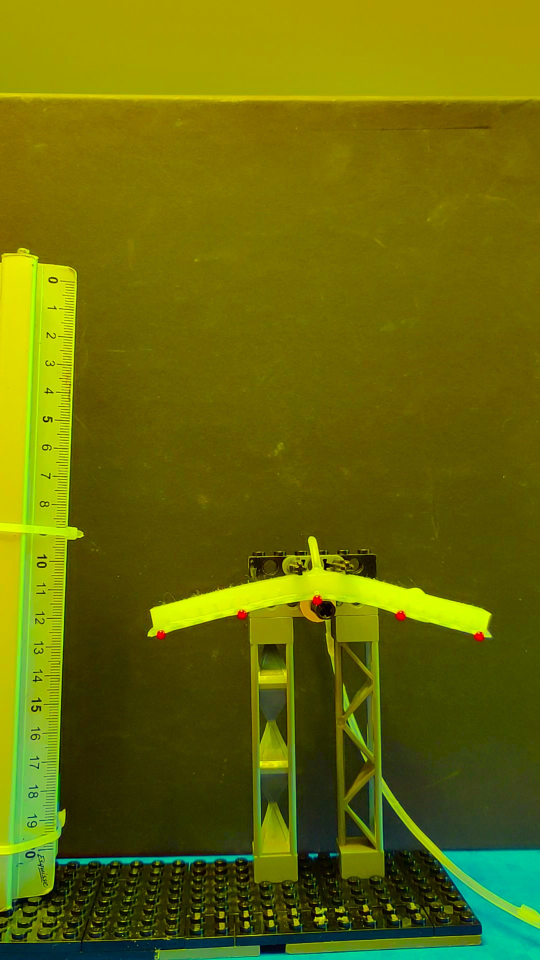
#> input picture Images_Bis/0.jpg, 1080 x 1920 px, found by its file name (shown at 1/2 size); its folder holds 4 pictures in this run
$ python main.py
#> lines starting #> are read from the running program, lines starting #| are printed output that depends on the picture; after the words box and inside, x2 and y2 are one past the last pixel; in counts of white or black regions, pixels touching at a corner belong together
### pinhead_coordinates.py


import numpy as np
import cv2 as cv
import matplotlib.pyplot as plt


def extract_coordinates(image_name):

    img = cv.imread(image_name)
#> img is the input picture: shape (1920, 1080, 3); mean B, G, R 8, 107.6, 104.8
    height, width = img.shape[:2]
#> height = 1920; width = 1080
    scale_percent = 40
    # Calculer les nouvelles dimensions de l'image
    new_width = int(width * scale_percent / 100)
#> new_width = 432
    new_height = int(height * scale_percent / 100)
#> new_height = 768
    dim = (new_width, new_height)
#> dim = (432, 768)

    # Redimensionner l'image
    resized = cv.resize(img, dim, interpolation = cv.INTER_AREA)
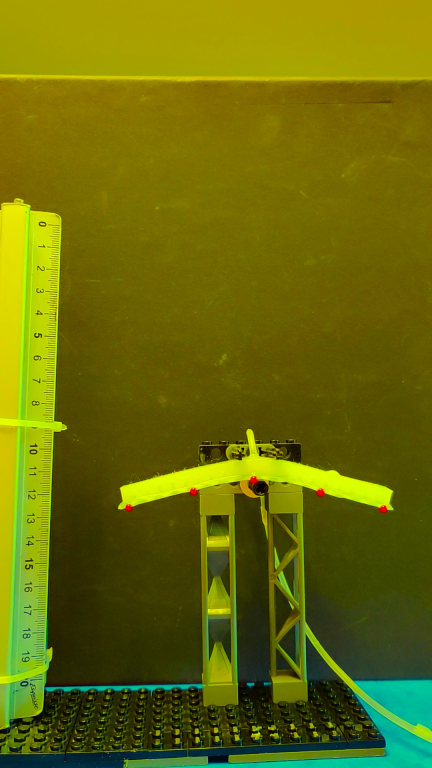
#> resized: shape (768, 432, 3); mean B, G, R 7.9, 107.6, 104.8
    cv.imshow('Initial_Picture',resized)

    img_crop = resized[440:658,0:422]
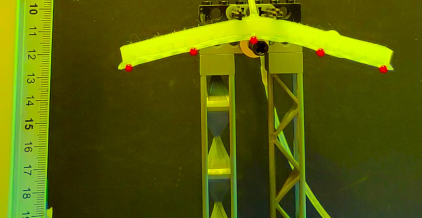
#> img_crop: shape (218, 422, 3); mean B, G, R 7.6, 95.8, 88.1
    cv.imshow("Cropped_Picture",img_crop)
    img_crop = cv.medianBlur(img_crop, 7)
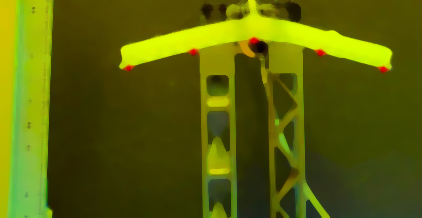
#> img_crop: shape (218, 422, 3); mean B, G, R 6.9, 95.6, 88.4

    img_hsv = cv.cvtColor(img_crop, cv.COLOR_BGR2HSV)
#> img_hsv: shape (218, 422, 3); mean H, S, V 32, 236.4, 98.3
    cv.imshow("HSV colour space",img_hsv)

    # detecting points by color
    red_hsv_lower = np.array([0, 50, 50])
    red_hsv_higher = np.array([10, 255, 255])
    mask1 = cv.inRange(img_hsv, lowerb=red_hsv_lower, upperb=red_hsv_higher)
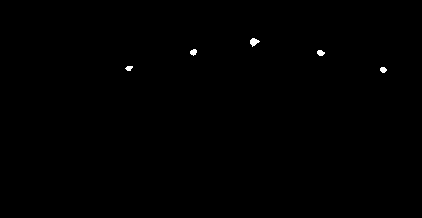
#> mask1: shape (218, 422); 0.2% white; 5 white regions

    red_hsv_lower = np.array([156, 50, 50])
    red_hsv_higher = np.array([180, 255, 255])
    mask2 = cv.inRange(img_hsv, lowerb=red_hsv_lower, upperb=red_hsv_higher)
#> mask2: shape (218, 422); every value is 0
    mask = mask1 + mask2
    cv.imshow("Detection", mask)

    # detecting contours
    contours, hierarchy = cv.findContours(mask, cv.RETR_TREE, cv.CHAIN_APPROX_NONE)
#> contours = 5 contours; box (x1, y1, x2, y2) and area: (250, 38, 260, 47) 41, (317, 50, 325, 56) 26, (190, 49, 197, 56) 26, (380, 67, 387, 73) 24, (125, 66, 133, 71) 20

    # finding centers of contours
    centers = []

    for cnt in contours:
        (x, y), radius = cv.minEnclosingCircle(cnt)
        center = (int(x), int(y))

        centers.append(center)
#> this loop made 5 passes
#> (x, y, radius, center) on passes 2 to 5: (128.5, 67, 3.64, (128, 67)), (320.5, 52, 3.64, (320, 52)), (193.1, 51.64, 3.36, (193, 51)), (254.3, 41.88, 4.74, (254, 41))
#> (x, y, radius) on pass 1: (383, 69, 3.16)
#> after the loop, centers = [(383, 69), (128, 67), (320, 52), (193, 51), (254, 41)]

    # Initialiser les listes vides pour les coordonnées X et Y
    x_coords = []
    y_coords = []

    # Itérer sur chaque tuple dans la liste et extraire les coordonnées
    for coord in centers:
        x_coords.append(coord[0])
        y_coords.append(coord[1])
#> this loop made 5 passes
#> after the loop, x_coords = [383, 128, 320, 193, 254]; y_coords = [69, 67, 52, 51, 41]


    # combiner les deux listes de coordonnées en une liste de tuples
    coords = list(zip(x_coords, y_coords))
#> coords has the same summary as centers

    # trier la liste de tuples en fonction de la première coordonnée (X) en ordre croissant
    coords_sorted = sorted(coords, key=lambda x: x[0])
#> coords_sorted = [(128, 67), (193, 51), (254, 41), (320, 52), (383, 69)]

    # séparer les coordonnées triées en deux listes distinctes de X et de Y
    x_coords = [coord[0] for coord in coords_sorted]
#> x_coords = [128, 193, 254, 320, 383]
    y_coords = [coord[1] for coord in coords_sorted]
#> y_coords = [67, 51, 41, 52, 69]

    # [5 lines of commented-out code are left out]


    return [x_coords,y_coords]

### main.py
import os
from pinhead_coordinates import extract_coordinates
import matplotlib.pyplot as plt
import numpy as np
from circle_fit import standardLSQ
from circle_fit import plot_data_circle
from matplotlib.patches import Circle
from sympy import Circle, Point
import math
from bending_measurement import bending_calculations
from scipy import stats

from scipy.optimize import curve_fit
from sklearn.metrics import r2_score

path = r"C:\Users\edoua\Desktop\Soft Robotics\Python Bending\Images_Bis"

# Ouvrir le dossier et extraire les noms des fichiers
liste_fichiers = os.listdir(path)
liste_fichiers.sort()

# Afficher la liste des fichiers
Curves = []
for k in range(len(liste_fichiers)):
    Curves.append(extract_coordinates(path + "\\"  +liste_fichiers[k]))
#> pass 2 of the loop `for k in range(len(liste_fichiers)):`:
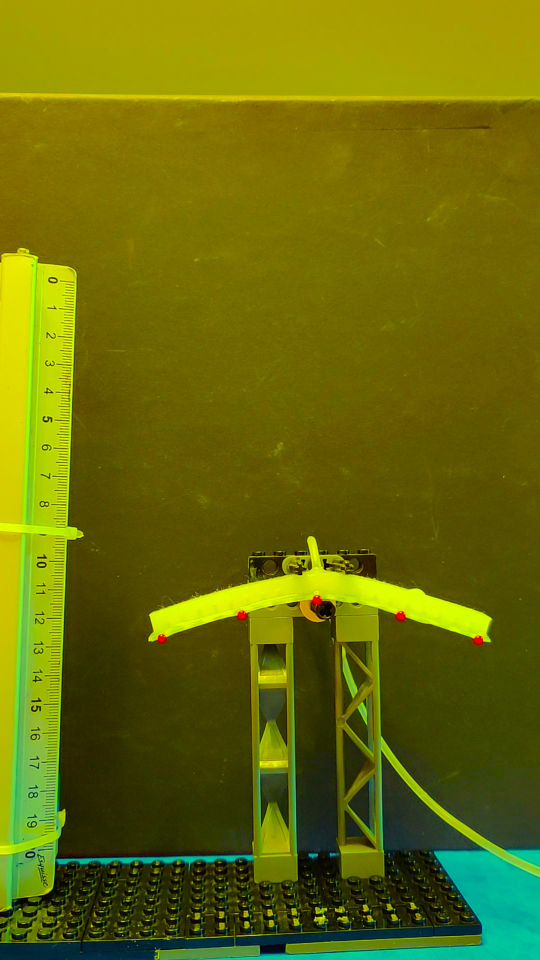
#> input picture Images_Bis/05.jpg, 1080 x 1920 px, found by its file name (shown at 1/2 size)
#> in extract_coordinates, img is the input picture: shape (1920, 1080, 3); mean B, G, R 8.1, 107.8, 104.1
#> in extract_coordinates (call 2), `img_crop = cv.medianBlur(img_crop, 7)`:
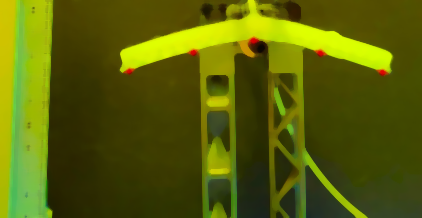
#> img_crop: shape (218, 422, 3); mean B, G, R 6.8, 96.3, 88.4
#> img_hsv: shape (218, 422, 3); mean H, S, V 32.4, 237.3, 98.8
#> in extract_coordinates (call 2), `mask1 = cv.inRange(img_hsv, lowerb=red_hsv_lower, upperb=red_hsv_higher)`:
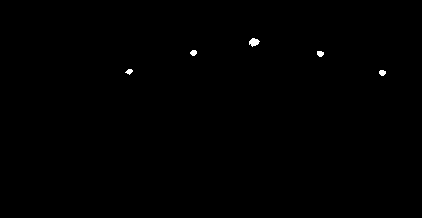
#> mask1: shape (218, 422); 0.21% white; 5 white regions
#> contours = 5 contours; box (x1, y1, x2, y2) and area: (249, 38, 260, 47) 50, (317, 51, 324, 57) 24, (379, 70, 386, 76) 24, (190, 50, 197, 56) 24, (125, 69, 133, 75) 20
#> the loop in extract_coordinates (call 2), `for cnt in contours:` made 5 passes
#> (x, y, radius, center) on passes 2, 3, 5: (128.5, 71, 3.64, (128, 71)), (319.8, 52.83, 3.37, (319, 52)), (254, 42.5, 5.22, (254, 42))
#> after the loop in extract_coordinates (call 2), `for cnt in contours:`: centers = [(382, 72), (128, 71), (319, 52), (193, 52), (254, 42)]
#> the loop in extract_coordinates (call 2), `for coord in centers:` made 5 passes
#> after the loop in extract_coordinates (call 2), `for coord in centers:`: x_coords = [382, 128, 319, 193, 254]; y_coords = [72, 71, 52, 52, 42]
#> coords has the same summary as centers
#> coords_sorted = [(128, 71), (193, 52), (254, 42), (319, 52), (382, 72)]
#> in extract_coordinates (call 2), `x_coords = [coord[0] for coord in coords_sorted]`: x_coords = [128, 193, 254, 319, 382]
#> in extract_coordinates (call 2), `y_coords = [coord[1] for coord in coords_sorted]`: y_coords = [71, 52, 42, 52, 72]
#> pass 3 of the loop `for k in range(len(liste_fichiers)):`:
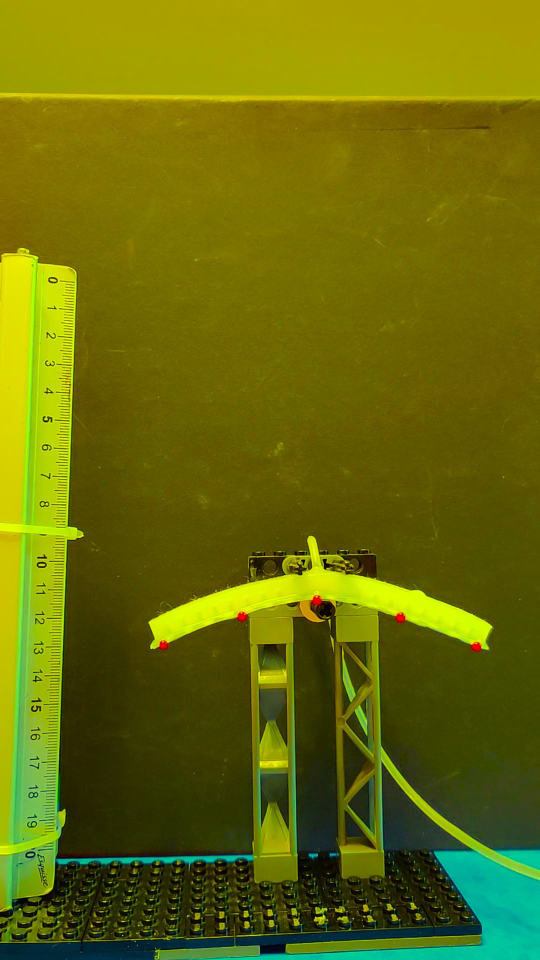
#> input picture Images_Bis/10.jpg, 1080 x 1920 px, found by its file name (shown at 1/2 size)
#> in extract_coordinates, img is the input picture: shape (1920, 1080, 3); mean B, G, R 8.1, 108.2, 104.1
#> in extract_coordinates (call 3), `img_crop = cv.medianBlur(img_crop, 7)`:
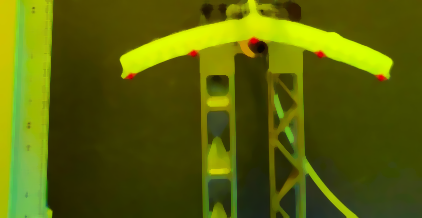
#> img_crop: shape (218, 422, 3); mean B, G, R 6.8, 96.9, 88.7
#> img_hsv: shape (218, 422, 3); mean H, S, V 32.5, 237.7, 99.1
#> in extract_coordinates (call 3), `mask1 = cv.inRange(img_hsv, lowerb=red_hsv_lower, upperb=red_hsv_higher)`:
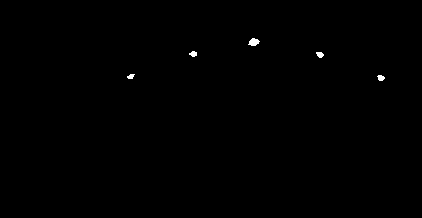
#> mask1: shape (218, 422); 0.21% white; 5 white regions
#> contours = 5 contours, 1 with area under 20; largest, box (x1, y1, x2, y2) and area: (248, 38, 260, 46) 50, (377, 75, 385, 81) 26, (316, 52, 324, 58) 26, (189, 51, 197, 57) 24
#> the loop in extract_coordinates (call 3), `for cnt in contours:` made 5 passes
#> (x, y, radius, center) on passes 1 to 5: (380.5, 77, 3.64, (380, 77)), (130.5, 75.5, 3.81, (130, 75)), (319.5, 53.5, 3.81, (319, 53)), (192.6, 53.5, 3.68, (192, 53)), (253.5, 42.5, 5.7, (253, 42))
#> after the loop in extract_coordinates (call 3), `for cnt in contours:`: centers = [(380, 77), (130, 75), (319, 53), (192, 53), (253, 42)]
#> the loop in extract_coordinates (call 3), `for coord in centers:` made 5 passes
#> after the loop in extract_coordinates (call 3), `for coord in centers:`: x_coords = [380, 130, 319, 192, 253]; y_coords = [77, 75, 53, 53, 42]
#> coords has the same summary as centers
#> coords_sorted = [(130, 75), (192, 53), (253, 42), (319, 53), (380, 77)]
#> in extract_coordinates (call 3), `x_coords = [coord[0] for coord in coords_sorted]`: x_coords = [130, 192, 253, 319, 380]
#> in extract_coordinates (call 3), `y_coords = [coord[1] for coord in coords_sorted]`: y_coords = [75, 53, 42, 53, 77]
#> the loop made 4 passes; the first 3 are shown

#Sorting of points for a coherent display
for k in range(len(Curves)):
    x_temp = Curves[k][0]
    y_temp = Curves[k][1]

    if k == 7:
        Curves[k][0][-1], Curves[k][0][-2] = Curves[k][0][-2], Curves[k][0][-1]
        Curves[k][1][-1], Curves[k][1][-2] = Curves[k][1][-2], Curves[k][1][-1]

    if k > 7:
        Curves[k][0][-1], Curves[k][0][-2] = Curves[k][0][-2], Curves[k][0][-1]
        Curves[k][1][-1], Curves[k][1][-2] = Curves[k][1][-2], Curves[k][1][-1]
        Curves[k][0][0], Curves[k][0][1] = Curves[k][0][1], Curves[k][0][0]
        Curves[k][1][0], Curves[k][1][1] = Curves[k][1][1], Curves[k][1][0]

plt.figure("Extraction of gripper gaits")

#Plotting a skelleton representation

for k in range(len(Curves)):

    if k%2 == 0 :
        plt.plot(Curves[k][0], Curves[k][1], label = str(k*5) + ' ml')
        plt.scatter(Curves[k][0], Curves[k][1])

#plt.title("Gripper gaits for different injected volume values",fontsize = 40)
plt.xlabel("x (pixels)", fontsize = 20)
plt.ylabel("y (pixels)", fontsize = 20)
plt.gca().invert_yaxis()
plt.axis("equal")
plt.grid()
plt.legend(loc='best', prop={'size': 15})
plt.show()
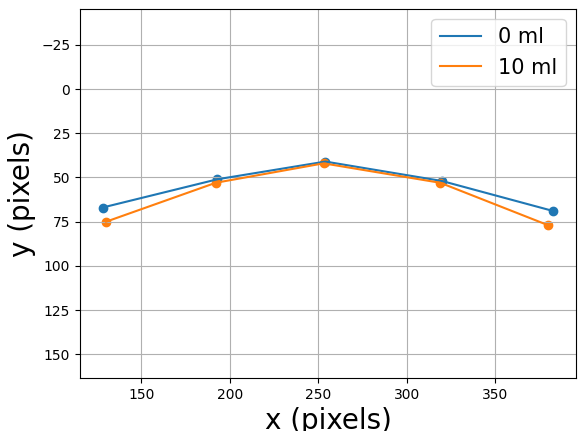
#> figure drawn by matplotlib, 1 panel

#Circular regression results

plt.figure("Circular Regression")
rayons = []
coords_circles = []
volumes = []
precisions = []
scale_ratio = 20/455

for k in range(len(Curves)):
#> (the run stopped early here; a loop or call above may not have finished)
